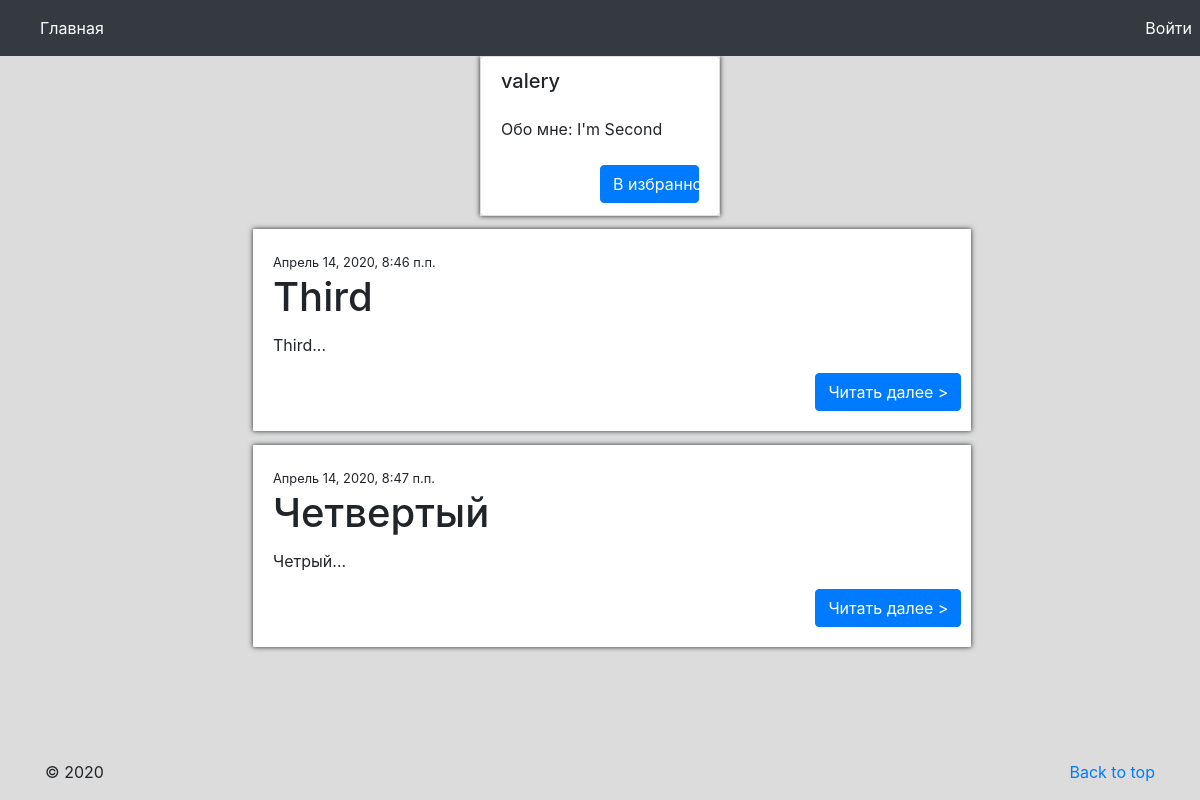
The page /author/2 on the database as committed earlier.
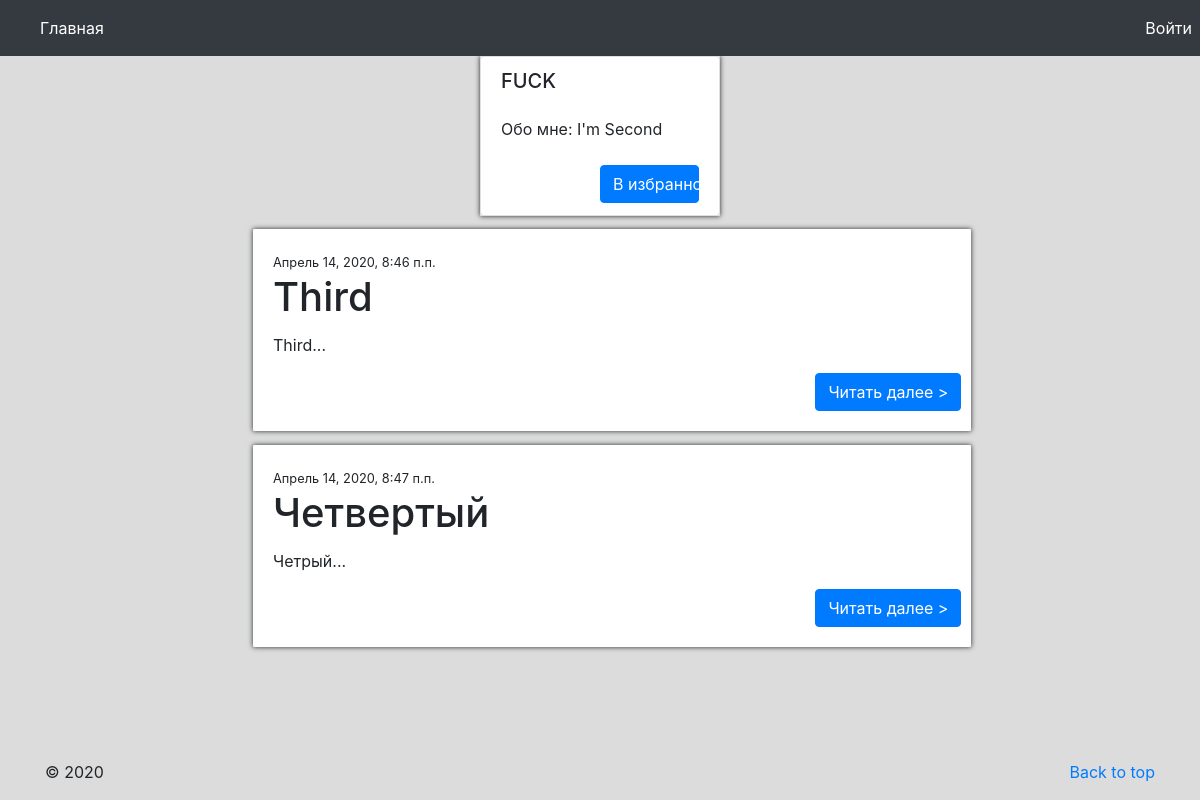
The same page on the database as committed later.
### records/models.py (models this page shows)
class Profile(models.Model):
    user = models.ForeignKey(User, on_delete=models.CASCADE)
    nickname = models.CharField(max_length=20)
    count_posts = models.IntegerField(default=0)
    about = models.CharField(max_length=500, default="")

### records/views.py (the view)
# urls.py: path('author/<str:username>', views.u_details, name='author'),
def u_details(request, username):
    user_id = request.user.id
    if user_id == int(username):
        flag = True
    else:
        flag = False
    user_id = int(username)
    s_list = []
    posts_list = Post.objects.filter(profile_id=user_id)
    for p in posts_list:
        s = p.text
        s = s[:444] + '...'
        s_list.append(s)
    info = Profile.objects.get(pk=user_id)
    print(info.about)
    data = zip(posts_list, s_list)
    return render(request, 'records/author.html', {'info': info, 'flag': flag, 'user_id': user_id, 'data': data,
                  'posts_list': posts_list})

### records/templates/records/author.html (shortened to what this page needs)
{% extends  'records/base.html' %}
{% block content %}
<div class="p-x-1 p-y-3" style="width: 20%; margin: 0 auto;">
    <div class="text-xs-center" style="box-shadow: 0 0 5px;">
        <ul class="list-group">
            <h5 class="list-group-item">{{ info.nickname }}</h5>
            <li class="list-group-item" style="text-align: left">Обо мне: {{ info.about  }}</li>
            {% if flag %}
                <li class="list-group-item"><a href="{% url 'edit'%}" class="btn btn-primary"
                                           style="width: 50%; margin-left: 50%">Редактировать</a></li>
            {% else %}
                <li class="list-group-item"><a href="{% url 'main'%}" class="btn btn-primary"
                                               style="width: 50%; margin-left: 50%">В избранное</a></li>
            {% endif %}
        </ul>
    </div>
</div>
        {% for posts_list, s_list in data %}
            <div class="card" style="width:60%; margin-left: 21%; margin-top: 1%">
                  <div class="card-body" style="box-shadow: 0 0 5px;">
                      <small>{{ posts_list.pub_date }}</small>
                      <h1 class="card-title">{{ posts_list.title }}</h1>
                      <p class="card-text">{{ s_list }}</p>
                      <a href="{% url 'post' posts_list.id %}" class="btn btn-primary" style="margin-left: 80%">Читать далее ></a>
                  </div>
            </div>
        {%endfor%}
{% endblock %}

Rows that differ between the two databases and show on the page:
changed Profile "I'm Second": nickname "valery" → "FUCK"
